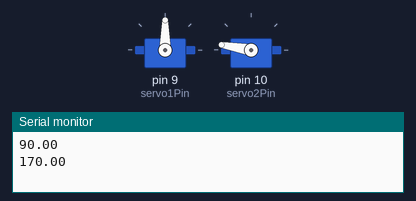
Bench run of a sketch on a simulated Arduino Uno, built with avr-gcc and run on an emulated ATmega328P. On the bench: 2 × servo, the last lines printed to the serial monitor.

Above: at 0.15 s.
At 1.95 s:
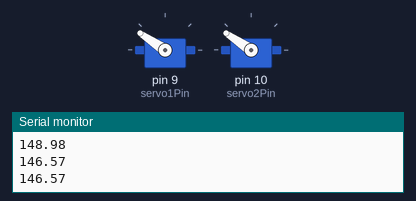
At 3.75 s:
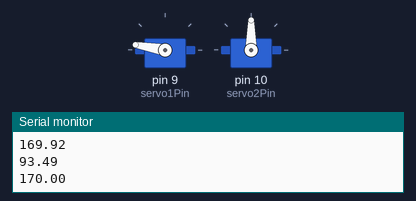
At 7.35 s:
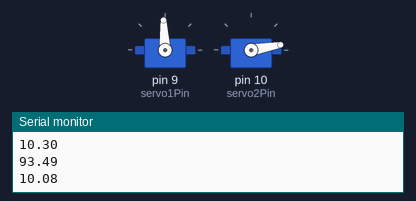
Timing chart, 0 to 9.6 s (numbered marks = the images above):
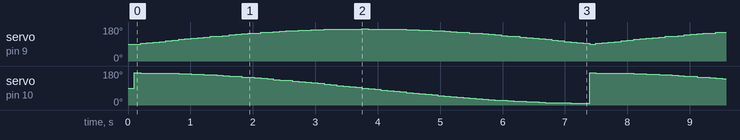

The sketch:

2-DOF.ino
```cpp
#include <Servo.h>

Servo myservo1 ;
Servo myservo2 ;

float X ;
float Y ;

int caltime = 100 ;

int servo1Pin = 9 ;
int servo2Pin = 10 ;

void setup() {
  // put your setup code here, to run once:
  Serial.begin(9600);

  pinMode(servo1Pin,OUTPUT);
  pinMode(servo2Pin,OUTPUT);

  myservo1.attach(servo1Pin);
  myservo2.attach(servo2Pin);

  delay(caltime);
}

void loop() {
  // put your main code here, to run repeatedly:
  for (float i=0 ; i<180 ; i+=2.5)
  {
    X = 80 * sin(radians(i)) + 90;
    Y = 80 * cos(radians(i)) + 90;

    Serial.println(X);
    Serial.println(Y);

    myservo1.write(X);
    myservo2.write(Y);
    delay(caltime);
  }
}
```
